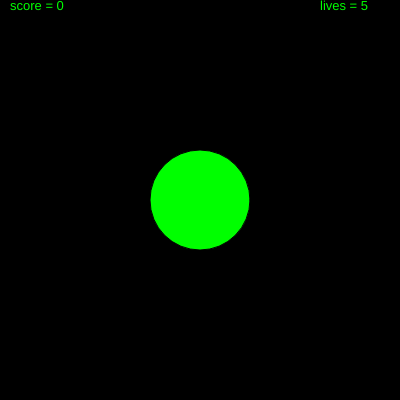
Frame 1 (no input)
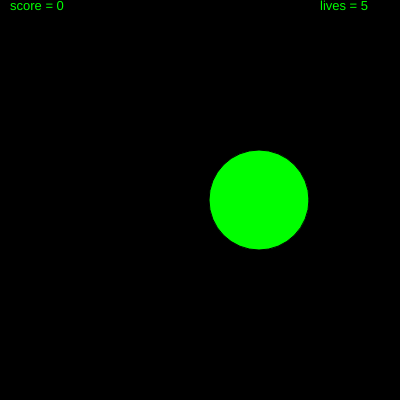
Frame 60 (no input)
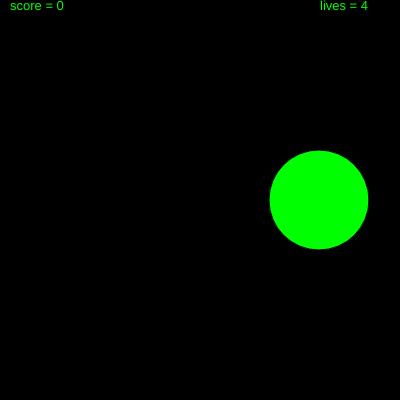
Frame 120 (the mouse pressed at the canvas centre since frame 60)

The p5.js sketch that drew these frames (run headless with seeded random() and noise() and a simulated clock; from frame 60 on, the mouse is pressed at the canvas centre):

// p5.js sketch
// ── sketch.js
var xPos;                      //Position of the ball
var speed=1;                   //How fast is it moving?
var xDir=1;                    //what direction is the ball going?
var score=0;                   //Inital score
var lives=5;                   //Number of lives you start with
var lost=false;
var ballSize=100;
                    //Have you lost yet?

function setup() {
  createCanvas (400,400);
  smooth();
  xPos=width/2;                //Centers our ball
  fill(0,255,0);               //Makes the ball and text green
  textSize(13);                //Sets the size of our text
}

function draw() {
    //println(width);
  
  background (0);                                //Black background
  ellipse(xPos, height/2,ballSize,ballSize);                 //Draw the ball
  xPos=xPos+(speed*xDir);                        //update the ball's position 
  if (xPos > width-50 || xPos<50)                //Did the ball hit the side?
  {
    xDir=-xDir;                                  //If it did reverse the direction
  }
  text("score = "+score,10,10);                  //Print the score on the screen
  text("lives = "+lives,width-80,10);            //Print remaining lives
  if (lives<=0)                                  //Check to see if you lost
  {
    textSize(20);
    text("Click to Restart", 125,100);
    noLoop();                                    //Stop looping at the end of the draw function
    lost=true;
    textSize(13);
  }
}


function mousePressed()                              //Runs whenever the mouse is pressed
{
  if (dist(mouseX, mouseY, xPos, 200)<=20)      //Did we hit the target?
  {
    score=score+speed;                           //Increase the score
    speed=speed+1; 
    ballSize=ballSize/2;
    
    //Increase the Speed
  }
  else                                           //We missed
  {
    if (speed>1)                                 //If speed is greater than 1 decrease the speed
    {
    speed=speed-1;
    }
    lives=lives-1;                               //Take away one life
  }
  if (lost==true)                                //If we lost the game, reset now and start over 
  {
    speed=1;                                     //Reset all variables to initial conditions
    lives=5;
    score=0;
    xPos=width/2;
    xDir=1;
    ballSize=100;
    lost=false;
    loop();                                     //Begin looping draw function again
  }
}
